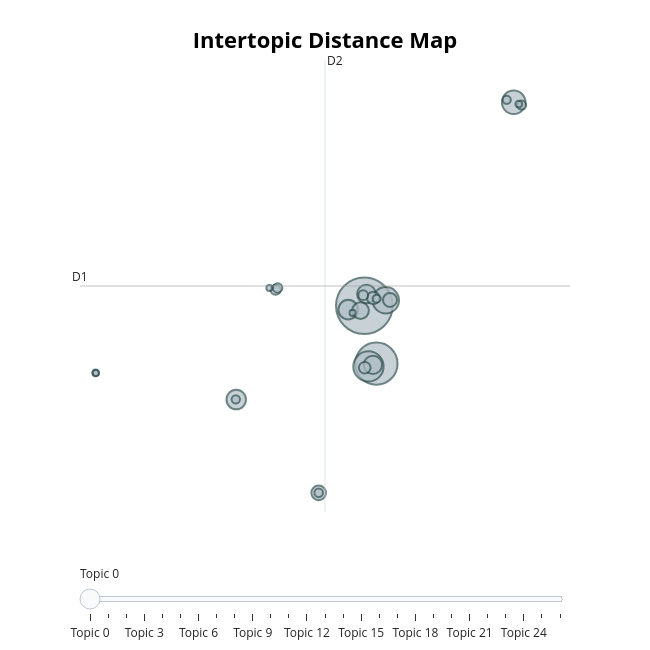

Source (notebook cell):
### Markdown cell above
Let's merge some topics. a lot are too small to be useful.

### Code cell
from typing import Iterable

topics_to_merge: list[Iterable[int] | int] = [
 [37, 47, 58, 65, 74, 21],  # time (?)
 [51, 4, 16, 55, 50, 48],  # legal issues
 [24, 33, 12],  # general electric agreement
 [66, 10, 26],  # fantasy football
 [38, 19, 6, 34, 5, 8, 15, 68, 54, 30, 14, 23, 41],  # miscelaneous office talk
 [61, 28, 0, 1, 2, 69],  # stock talk
 [36, 29, 3, 11],  # meetings
 [9],  # ?
 [39],  # ?
 [44, 53, 64],  # enronline power credit reports
 [31],  # financial books
 [13, 7, 17],  # financial curves, imbalances, etc.
 [71],  # payments/invoices
 [43],  # budget allocation planning
 [62, 63],  # file archive
 [59],  # requests to print
 [42],  # presentations
 [18],  # job promotions
 [52, 25, 20],  # myiso, californiaiso, market talk
 [35, 72, 22, 56, 45],  # IT emails
 [27],  # esmtp?
 [40],  # confidential
 [73],  # database alias error ?
 [49, 57, 32],  # power credit trade
 [46, 67],  # expenses reporting
 [60],  # erv position report?
 [70],  # website trv notification
]

# merge_topics mutates in place and returns None
model.merge_topics(docs=docs, topics_to_merge=topics_to_merge)
model.visualize_topics()

### Figure 1 — Plotly figure (JSON) as saved in the notebook; plotly's stock layout.template omitted (floating-point values rounded to 4 significant figures)
{"data": [{"customdata": [[0, "said | power | energy | company | million", 17638], [1, "haas | travel | office | lunch | fares", 9822], [2, "meeting | conference | mtg | room | calendar", 5062], [3, "isda | agreement | master | credit | master agreement", 3853], [4, "curve | curves | var | model | option", 3057], [5, "final | hour | hourahead | hourahead hour | variances detected", 2107], [6, "agreement | draft | letter | ge | turbine", 2095], [7, "outages | scheduled outages | outage | scheduled | password", 1921], [8, "updated | game | wr | fantasy | rb", 1852], [9, "nyiso | market | iso | caiso | realtime", 1546], [10, "deal | deals | checkout | prebon | changed", 1181], [11, "eol | eol credit | responses | approvals | credit", 1079], [12, "transactions | notional | enrononline | notional value | report", 851], [13, "congratulations | promotion | congratulations promotion | congrats | congratulations congratulations", 757], [14, "expense | expense report | report | concur expense | concur", 551], [15, "received | esmtp | id | esmtp id | smtp", 524], [16, "book | books | risktrac | set | pl", 500], [17, "file | file file | spreadsheet | archive log | personect archive", 453], [18, "mw | mws | epe | short | stwbom", 407], [19, "intended | recipient | intended recipient | confidential | privileged", 383], [20, "presentation | slides | presentation presentation | presentations | slide", 366], [21, "budget | plan | allocations | headcount | costs", 354], [22, "print | pls print | df | pls | print df", 255], [23, "position report | erv | report | published available | available viewing", 238], [24, "website trv | trv notification | trv | viewing website | report named", 210], [25, "payment | invoice | check | paid | account", 206], [26, "database | error | alias | unknown database | database alias", 203]], "hovertemplate": "<b>Topic %{customdata[0]}</b><br>%{customdata[1]}<br>Size: %{customdata[2]}", "legendgroup": "", "marker": {"color": "#B0BEC5", "line": {"color": "DarkSlateGrey", "width": 2}, "size": [17638, 9822, 5062, 3853, 3057, 2107, 2095, 1921, 1852, 1546, 1181, 1079, 851, 757, 551, 524, 500, 453, 407, 383, 366, 354, 255, 238, 210, 206, 203], "sizemode": "area", "sizeref": 11.02, "symbol": "circle"}, "mode": "markers", "name": "", "orientation": "v", "showlegend": false, "type": "scatter", "x": [6.784, 7.281, 6.954, 7.667, 12.92, 6.121, 1.519, 6.872, 7.138, 6.628, 4.908, 7.84, 7.151, 6.801, 3.138, 6.739, 3.22, 13.25, 4.908, 1.501, 12.64, 7.293, 13.13, -4.264, -4.251, 2.883, 6.302], "xaxis": "x", "y": [6.904, 0.2014, -0.1245, 7.54, 30.48, 6.457, -3.961, 8.27, 0.05953, 6.346, -14.77, 7.584, 7.809, -0.2743, 8.77, 8.13, 8.961, 30.15, -14.77, -3.932, 30.76, 7.717, 30.27, -0.8709, -0.8836, 8.968, 6.081], "yaxis": "y"}], "layout": {"annotations": [{"showarrow": false, "text": "D1", "x": -4.903, "y": 9.195, "yshift": 10}, {"showarrow": false, "text": "D2", "x": 5.168, "xshift": 10, "y": 35.38}], "height": 650, "hoverlabel": {"bgcolor": "white", "font": {"family": "Rockwell", "size": 16}}, "legend": {"itemsizing": "constant", "tracegroupgap": 0}, "margin": {"t": 60}, "shapes": [{"line": {"color": "#CFD8DC", "width": 2}, "type": "line", "x0": 5.168, "x1": 5.168, "y0": -16.99, "y1": 35.38}, {"line": {"color": "#9E9E9E", "width": 2}, "type": "line", "x0": -4.903, "x1": 15.24, "y0": 9.195, "y1": 9.195}], "sliders": [{"active": 0, "pad": {"t": 50}, "steps": [{"args": [{"marker.color": [["red", "#B0BEC5", "#B0BEC5", "#B0BEC5", "#B0BEC5", "#B0BEC5", "#B0BEC5", "#B0BEC5", "#B0BEC5", "#B0BEC5", "#B0BEC5", "#B0BEC5", "#B0BEC5", "#B0BEC5", "#B0BEC5", "#B0BEC5", "#B0BEC5", "#B0BEC5", "#B0BEC5", "#B0BEC5", "#B0BEC5", "#B0BEC5", "#B0BEC5", "#B0BEC5", "#B0BEC5", "#B0BEC5", "#B0BEC5"]]}], "label": "Topic 0", "method": "update"}, {"args": [{"marker.color": [["#B0BEC5", "red", "#B0BEC5", "#B0BEC5", "#B0BEC5", "#B0BEC5", "#B0BEC5", "#B0BEC5", "#B0BEC5", "#B0BEC5", "#B0BEC5", "#B0BEC5", "#B0BEC5", "#B0BEC5", "#B0BEC5", "#B0BEC5", "#B0BEC5", "#B0BEC5", "#B0BEC5", "#B0BEC5", "#B0BEC5", "#B0BEC5", "#B0BEC5", "#B0BEC5", "#B0BEC5", "#B0BEC5", "#B0BEC5"]]}], "label": "Topic 1", "method": "update"}, {"args": [{"marker.color": [["#B0BEC5", "#B0BEC5", "red", "#B0BEC5", "#B0BEC5", "#B0BEC5", "#B0BEC5", "#B0BEC5", "#B0BEC5", "#B0BEC5", "#B0BEC5", "#B0BEC5", "#B0BEC5", "#B0BEC5", "#B0BEC5", "#B0BEC5", "#B0BEC5", "#B0BEC5", "#B0BEC5", "#B0BEC5", "#B0BEC5", "#B0BEC5", "#B0BEC5", "#B0BEC5", "#B0BEC5", "#B0BEC5", "#B0BEC5"]]}], "label": "Topic 2", "method": "update"}, {"args": [{"marker.color": [["#B0BEC5", "#B0BEC5", "#B0BEC5", "red", "#B0BEC5", "#B0BEC5", "#B0BEC5", "#B0BEC5", "#B0BEC5", "#B0BEC5", "#B0BEC5", "#B0BEC5", "#B0BEC5", "#B0BEC5", "#B0BEC5", "#B0BEC5", "#B0BEC5", "#B0BEC5", "#B0BEC5", "#B0BEC5", "#B0BEC5", "#B0BEC5", "#B0BEC5", "#B0BEC5", "#B0BEC5", "#B0BEC5", "#B0BEC5"]]}], "label": "Topic 3", "method": "update"}, {"args": [{"marker.color": [["#B0BEC5", "#B0BEC5", "#B0BEC5", "#B0BEC5", "red", "#B0BEC5", "#B0BEC5", "#B0BEC5", "#B0BEC5", "#B0BEC5", "#B0BEC5", "#B0BEC5", "#B0BEC5", "#B0BEC5", "#B0BEC5", "#B0BEC5", "#B0BEC5", "#B0BEC5", "#B0BEC5", "#B0BEC5", "#B0BEC5", "#B0BEC5", "#B0BEC5", "#B0BEC5", "#B0BEC5", "#B0BEC5", "#B0BEC5"]]}], "label": "Topic 4", "method": "update"}, {"args": [{"marker.color": [["#B0BEC5", "#B0BEC5", "#B0BEC5", "#B0BEC5", "#B0BEC5", "red", "#B0BEC5", "#B0BEC5", "#B0BEC5", "#B0BEC5", "#B0BEC5", "#B0BEC5", "#B0BEC5", "#B0BEC5", "#B0BEC5", "#B0BEC5", "#B0BEC5", "#B0BEC5", "#B0BEC5", "#B0BEC5", "#B0BEC5", "#B0BEC5", "#B0BEC5", "#B0BEC5", "#B0BEC5", "#B0BEC5", "#B0BEC5"]]}], "label": "Topic 5", "method": "update"}, {"args": [{"marker.color": [["#B0BEC5", "#B0BEC5", "#B0BEC5", "#B0BEC5", "#B0BEC5", "#B0BEC5", "red", "#B0BEC5", "#B0BEC5", "#B0BEC5", "#B0BEC5", "#B0BEC5", "#B0BEC5", "#B0BEC5", "#B0BEC5", "#B0BEC5", "#B0BEC5", "#B0BEC5", "#B0BEC5", "#B0BEC5", "#B0BEC5", "#B0BEC5", "#B0BEC5", "#B0BEC5", "#B0BEC5", "#B0BEC5", "#B0BEC5"]]}], "label": "Topic 6", "method": "update"}, {"args": [{"marker.color": [["#B0BEC5", "#B0BEC5", "#B0BEC5", "#B0BEC5", "#B0BEC5", "#B0BEC5", "#B0BEC5", "red", "#B0BEC5", "#B0BEC5", "#B0BEC5", "#B0BEC5", "#B0BEC5", "#B0BEC5", "#B0BEC5", "#B0BEC5", "#B0BEC5", "#B0BEC5", "#B0BEC5", "#B0BEC5", "#B0BEC5", "#B0BEC5", "#B0BEC5", "#B0BEC5", "#B0BEC5", "#B0BEC5", "#B0BEC5"]]}], "label": "Topic 7", "method": "update"}, {"args": [{"marker.color": [["#B0BEC5", "#B0BEC5", "#B0BEC5", "#B0BEC5", "#B0BEC5", "#B0BEC5", "#B0BEC5", "#B0BEC5", "red", "#B0BEC5", "#B0BEC5", "#B0BEC5", "#B0BEC5", "#B0BEC5", "#B0BEC5", "#B0BEC5", "#B0BEC5", "#B0BEC5", "#B0BEC5", "#B0BEC5", "#B0BEC5", "#B0BEC5", "#B0BEC5", "#B0BEC5", "#B0BEC5", "#B0BEC5", "#B0BEC5"]]}], "label": "Topic 8", "method": "update"}, {"args": [{"marker.color": [["#B0BEC5", "#B0BEC5", "#B0BEC5", "#B0BEC5", "#B0BEC5", "#B0BEC5", "#B0BEC5", "#B0BEC5", "#B0BEC5", "red", "#B0BEC5", "#B0BEC5", "#B0BEC5", "#B0BEC5", "#B0BEC5", "#B0BEC5", "#B0BEC5", "#B0BEC5", "#B0BEC5", "#B0BEC5", "#B0BEC5", "#B0BEC5", "#B0BEC5", "#B0BEC5", "#B0BEC5", "#B0BEC5", "#B0BEC5"]]}], "label": "Topic 9", "method": "update"}, {"args": [{"marker.color": [["#B0BEC5", "#B0BEC5", "#B0BEC5", "#B0BEC5", "#B0BEC5", "#B0BEC5", "#B0BEC5", "#B0BEC5", "#B0BEC5", "#B0BEC5", "red", "#B0BEC5", "#B0BEC5", "#B0BEC5", "#B0BEC5", "#B0BEC5", "#B0BEC5", "#B0BEC5", "#B0BEC5", "#B0BEC5", "#B0BEC5", "#B0BEC5", "#B0BEC5", "#B0BEC5", "#B0BEC5", "#B0BEC5", "#B0BEC5"]]}], "label": "Topic 10", "method": "update"}, {"args": [{"marker.color": [["#B0BEC5", "#B0BEC5", "#B0BEC5", "#B0BEC5", "#B0BEC5", "#B0BEC5", "#B0BEC5", "#B0BEC5", "#B0BEC5", "#B0BEC5", "#B0BEC5", "red", "#B0BEC5", "#B0BEC5", "#B0BEC5", "#B0BEC5", "#B0BEC5", "#B0BEC5", "#B0BEC5", "#B0BEC5", "#B0BEC5", "#B0BEC5", "#B0BEC5", "#B0BEC5", "#B0BEC5", "#B0BEC5", "#B0BEC5"]]}], "label": "Topic 11", "method": "update"}, {"args": [{"marker.color": [["#B0BEC5", "#B0BEC5", "#B0BEC5", "#B0BEC5", "#B0BEC5", "#B0BEC5", "#B0BEC5", "#B0BEC5", "#B0BEC5", "#B0BEC5", "#B0BEC5", "#B0BEC5", "red", "#B0BEC5", "#B0BEC5", "#B0BEC5", "#B0BEC5", "#B0BEC5", "#B0BEC5", "#B0BEC5", "#B0BEC5", "#B0BEC5", "#B0BEC5", "#B0BEC5", "#B0BEC5", "#B0BEC5", "#B0BEC5"]]}], "label": "Topic 12", "method": "update"}, {"args": [{"marker.color": [["#B0BEC5", "#B0BEC5", "#B0BEC5", "#B0BEC5", "#B0BEC5", "#B0BEC5", "#B0BEC5", "#B0BEC5", "#B0BEC5", "#B0BEC5", "#B0BEC5", "#B0BEC5", "#B0BEC5", "red", "#B0BEC5", "#B0BEC5", "#B0BEC5", "#B0BEC5", "#B0BEC5", "#B0BEC5", "#B0BEC5", "#B0BEC5", "#B0BEC5", "#B0BEC5", "#B0BEC5", "#B0BEC5", "#B0BEC5"]]}], "label": "Topic 13", "method": "update"}, {"args": [{"marker.color": [["#B0BEC5", "#B0BEC5", "#B0BEC5", "#B0BEC5", "#B0BEC5", "#B0BEC5", "#B0BEC5", "#B0BEC5", "#B0BEC5", "#B0BEC5", "#B0BEC5", "#B0BEC5", "#B0BEC5", "#B0BEC5", "red", "#B0BEC5", "#B0BEC5", "#B0BEC5", "#B0BEC5", "#B0BEC5", "#B0BEC5", "#B0BEC5", "#B0BEC5", "#B0BEC5", "#B0BEC5", "#B0BEC5", "#B0BEC5"]]}], "label": "Topic 14", "method": "update"}, {"args": [{"marker.color": [["#B0BEC5", "#B0BEC5", "#B0BEC5", "#B0BEC5", "#B0BEC5", "#B0BEC5", "#B0BEC5", "#B0BEC5", "#B0BEC5", "#B0BEC5", "#B0BEC5", "#B0BEC5", "#B0BEC5", "#B0BEC5", "#B0BEC5", "red", "#B0BEC5", "#B0BEC5", "#B0BEC5", "#B0BEC5", "#B0BEC5", "#B0BEC5", "#B0BEC5", "#B0BEC5", "#B0BEC5", "#B0BEC5", "#B0BEC5"]]}], "label": "Topic 15", "method": "update"}, {"args": [{"marker.color": [["#B0BEC5", "#B0BEC5", "#B0BEC5", "#B0BEC5", "#B0BEC5", "#B0BEC5", "#B0BEC5", "#B0BEC5", "#B0BEC5", "#B0BEC5", "#B0BEC5", "#B0BEC5", "#B0BEC5", "#B0BEC5", "#B0BEC5", "#B0BEC5", "red", "#B0BEC5", "#B0BEC5", "#B0BEC5", "#B0BEC5", "#B0BEC5", "#B0BEC5", "#B0BEC5", "#B0BEC5", "#B0BEC5", "#B0BEC5"]]}], "label": "Topic 16", "method": "update"}, {"args": [{"marker.color": [["#B0BEC5", "#B0BEC5", "#B0BEC5", "#B0BEC5", "#B0BEC5", "#B0BEC5", "#B0BEC5", "#B0BEC5", "#B0BEC5", "#B0BEC5", "#B0BEC5", "#B0BEC5", "#B0BEC5", "#B0BEC5", "#B0BEC5", "#B0BEC5", "#B0BEC5", "red", "#B0BEC5", "#B0BEC5", "#B0BEC5", "#B0BEC5", "#B0BEC5", "#B0BEC5", "#B0BEC5", "#B0BEC5", "#B0BEC5"]]}], "label": "Topic 17", "method": "update"}, {"args": [{"marker.color": [["#B0BEC5", "#B0BEC5", "#B0BEC5", "#B0BEC5", "#B0BEC5", "#B0BEC5", "#B0BEC5", "#B0BEC5", "#B0BEC5", "#B0BEC5", "#B0BEC5", "#B0BEC5", "#B0BEC5", "#B0BEC5", "#B0BEC5", "#B0BEC5", "#B0BEC5", "#B0BEC5", "red", "#B0BEC5", "#B0BEC5", "#B0BEC5", "#B0BEC5", "#B0BEC5", "#B0BEC5", "#B0BEC5", "#B0BEC5"]]}], "label": "Topic 18", "method": "update"}, {"args": [{"marker.color": [["#B0BEC5", "#B0BEC5", "#B0BEC5", "#B0BEC5", "#B0BEC5", "#B0BEC5", "#B0BEC5", "#B0BEC5", "#B0BEC5", "#B0BEC5", "#B0BEC5", "#B0BEC5", "#B0BEC5", "#B0BEC5", "#B0BEC5", "#B0BEC5", "#B0BEC5", "#B0BEC5", "#B0BEC5", "red", "#B0BEC5", "#B0BEC5", "#B0BEC5", "#B0BEC5", "#B0BEC5", "#B0BEC5", "#B0BEC5"]]}], "label": "Topic 19", "method": "update"}, {"args": [{"marker.color": [["#B0BEC5", "#B0BEC5", "#B0BEC5", "#B0BEC5", "#B0BEC5", "#B0BEC5", "#B0BEC5", "#B0BEC5", "#B0BEC5", "#B0BEC5", "#B0BEC5", "#B0BEC5", "#B0BEC5", "#B0BEC5", "#B0BEC5", "#B0BEC5", "#B0BEC5", "#B0BEC5", "#B0BEC5", "#B0BEC5", "red", "#B0BEC5", "#B0BEC5", "#B0BEC5", "#B0BEC5", "#B0BEC5", "#B0BEC5"]]}], "label": "Topic 20", "method": "update"}, {"args": [{"marker.color": [["#B0BEC5", "#B0BEC5", "#B0BEC5", "#B0BEC5", "#B0BEC5", "#B0BEC5", "#B0BEC5", "#B0BEC5", "#B0BEC5", "#B0BEC5", "#B0BEC5", "#B0BEC5", "#B0BEC5", "#B0BEC5", "#B0BEC5", "#B0BEC5", "#B0BEC5", "#B0BEC5", "#B0BEC5", "#B0BEC5", "#B0BEC5", "red", "#B0BEC5", "#B0BEC5", "#B0BEC5", "#B0BEC5", "#B0BEC5"]]}], "label": "Topic 21", "method": "update"}, {"args": [{"marker.color": [["#B0BEC5", "#B0BEC5", "#B0BEC5", "#B0BEC5", "#B0BEC5", "#B0BEC5", "#B0BEC5", "#B0BEC5", "#B0BEC5", "#B0BEC5", "#B0BEC5", "#B0BEC5", "#B0BEC5", "#B0BEC5", "#B0BEC5", "#B0BEC5", "#B0BEC5", "#B0BEC5", "#B0BEC5", "#B0BEC5", "#B0BEC5", "#B0BEC5", "red", "#B0BEC5", "#B0BEC5", "#B0BEC5", "#B0BEC5"]]}], "label": "Topic 22", "method": "update"}, {"args": [{"marker.color": [["#B0BEC5", "#B0BEC5", "#B0BEC5", "#B0BEC5", "#B0BEC5", "#B0BEC5", "#B0BEC5", "#B0BEC5", "#B0BEC5", "#B0BEC5", "#B0BEC5", "#B0BEC5", "#B0BEC5", "#B0BEC5", "#B0BEC5", "#B0BEC5", "#B0BEC5", "#B0BEC5", "#B0BEC5", "#B0BEC5", "#B0BEC5", "#B0BEC5", "#B0BEC5", "red", "#B0BEC5", "#B0BEC5", "#B0BEC5"]]}], "label": "Topic 23", "method": "update"}, {"args": [{"marker.color": [["#B0BEC5", "#B0BEC5", "#B0BEC5", "#B0BEC5", "#B0BEC5", "#B0BEC5", "#B0BEC5", "#B0BEC5", "#B0BEC5", "#B0BEC5", "#B0BEC5", "#B0BEC5", "#B0BEC5", "#B0BEC5", "#B0BEC5", "#B0BEC5", "#B0BEC5", "#B0BEC5", "#B0BEC5", "#B0BEC5", "#B0BEC5", "#B0BEC5", "#B0BEC5", "#B0BEC5", "red", "#B0BEC5", "#B0BEC5"]]}], "label": "Topic 24", "method": "update"}, {"args": [{"marker.color": [["#B0BEC5", "#B0BEC5", "#B0BEC5", "#B0BEC5", "#B0BEC5", "#B0BEC5", "#B0BEC5", "#B0BEC5", "#B0BEC5", "#B0BEC5", "#B0BEC5", "#B0BEC5", "#B0BEC5", "#B0BEC5", "#B0BEC5", "#B0BEC5", "#B0BEC5", "#B0BEC5", "#B0BEC5", "#B0BEC5", "#B0BEC5", "#B0BEC5", "#B0BEC5", "#B0BEC5", "#B0BEC5", "red", "#B0BEC5"]]}], "label": "Topic 25", "method": "update"}, {"args": [{"marker.color": [["#B0BEC5", "#B0BEC5", "#B0BEC5", "#B0BEC5", "#B0BEC5", "#B0BEC5", "#B0BEC5", "#B0BEC5", "#B0BEC5", "#B0BEC5", "#B0BEC5", "#B0BEC5", "#B0BEC5", "#B0BEC5", "#B0BEC5", "#B0BEC5", "#B0BEC5", "#B0BEC5", "#B0BEC5", "#B0BEC5", "#B0BEC5", "#B0BEC5", "#B0BEC5", "#B0BEC5", "#B0BEC5", "#B0BEC5", "red"]]}], "label": "Topic 26", "method": "update"}]}], "title": {"font": {"color": "Black", "size": 22}, "text": "<b>Intertopic Distance Map</b>", "x": 0.5, "xanchor": "center", "y": 0.95, "yanchor": "top"}, "width": 650, "xaxis": {"anchor": "y", "domain": [0, 1], "range": [-4.903, 15.24], "title": {"text": ""}, "visible": false}, "yaxis": {"anchor": "x", "domain": [0, 1], "range": [-16.99, 35.38], "title": {"text": ""}, "visible": false}}}
